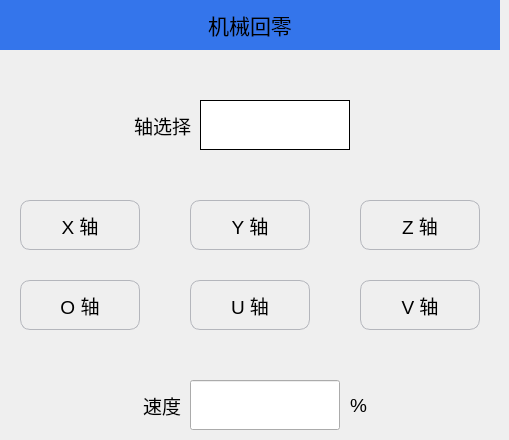
   <widget class="QWidget" name="page_17">
    <widget class="QLabel" name="label_30">
     <property name="geometry">
      <rect>
       <x>0</x>
       <y>0</y>
       <width>500</width>
       <height>50</height>
      </rect>
     </property>
     <property name="minimumSize">
      <size>
       <width>500</width>
       <height>50</height>
      </size>
     </property>
     <property name="maximumSize">
      <size>
       <width>500</width>
       <height>50</height>
      </size>
     </property>
     <property name="font">
      <font>
       <pointsize>16</pointsize>
      </font>
     </property>
     <property name="styleSheet">
      <string notr="true">QLabel{background-color:#3475EB;}</string>
     </property>
     <property name="text">
      <string>机械回零</string>
     </property>
     <property name="alignment">
      <set>Qt::AlignCenter</set>
     </property>
    </widget>
    <widget class="QPushButton" name="Btn_machBack0U">
     <property name="geometry">
      <rect>
       <x>190</x>
       <y>280</y>
       <width>120</width>
       <height>50</height>
      </rect>
     </property>
     <property name="minimumSize">
      <size>
       <width>120</width>
       <height>50</height>
      </size>
     </property>
     <property name="maximumSize">
      <size>
       <width>120</width>
       <height>50</height>
      </size>
     </property>
     <property name="font">
      <font>
       <pointsize>14</pointsize>
      </font>
     </property>
     <property name="styleSheet">
      <string notr="true">QPushButton
{
    border-style:solid; /*边框风格*/
    border-width:1px;/*边框宽度*/
    border-color:#B4B6BC; /*边框颜色*/
    border-radius:10px; /*边框倒角*/
}
QPushButton:pressed
{
    border-style:outset; /*边框风格*/
    background-color:qlineargradient(x1: 0, y1: 0, x2: 0, y2: 1, stop:0 #00befa, stop: 1 #0160ea);/*背景色*/
    border-width:1px;/*边框宽度*/
    border-color:#0055ff; /*边框颜色*/
    border-radius:10px; /*边框倒角*/
}</string>
     </property>
     <property name="text">
      <string>U 轴</string>
     </property>
     <property name="iconSize">
      <size>
       <width>50</width>
       <height>50</height>
      </size>
     </property>
    </widget>
    <widget class="QPushButton" name="Btn_machBack0Z">
     <property name="geometry">
      <rect>
       <x>360</x>
       <y>200</y>
       <width>120</width>
       <height>50</height>
      </rect>
     </property>
     <property name="minimumSize">
      <size>
       <width>120</width>
       <height>50</height>
      </size>
     </property>
     <property name="maximumSize">
      <size>
       <width>120</width>
       <height>50</height>
      </size>
     </property>
     <property name="font">
      <font>
       <pointsize>14</pointsize>
      </font>
     </property>
     <property name="styleSheet">
      <string notr="true">QPushButton
{
    border-style:solid; /*边框风格*/
    border-width:1px;/*边框宽度*/
    border-color:#B4B6BC; /*边框颜色*/
    border-radius:10px; /*边框倒角*/
}
QPushButton:pressed
{
    border-style:outset; /*边框风格*/
    background-color:qlineargradient(x1: 0, y1: 0, x2: 0, y2: 1, stop:0 #00befa, stop: 1 #0160ea);/*背景色*/
    border-width:1px;/*边框宽度*/
    border-color:#0055ff; /*边框颜色*/
    border-radius:10px; /*边框倒角*/
}</string>
     </property>
     <property name="text">
      <string>Z 轴</string>
     </property>
     <property name="iconSize">
      <size>
       <width>50</width>
       <height>50</height>
      </size>
     </property>
    </widget>
    <widget class="QLabel" name="label_155">
     <property name="geometry">
      <rect>
       <x>110</x>
       <y>100</y>
       <width>81</width>
       <height>51</height>
      </rect>
     </property>
     <property name="font">
      <font>
       <pointsize>14</pointsize>
      </font>
     </property>
     <property name="text">
      <string>轴选择</string>
     </property>
     <property name="alignment">
      <set>Qt::AlignRight|Qt::AlignTrailing|Qt::AlignVCenter</set>
     </property>
    </widget>
    <widget class="QPushButton" name="Btn_machBack0V">
     <property name="geometry">
      <rect>
       <x>360</x>
       <y>280</y>
       <width>120</width>
       <height>50</height>
      </rect>
     </property>
     <property name="minimumSize">
      <size>
       <width>120</width>
       <height>50</height>
      </size>
     </property>
     <property name="maximumSize">
      <size>
       <width>120</width>
       <height>50</height>
      </size>
     </property>
     <property name="font">
      <font>
       <pointsize>14</pointsize>
      </font>
     </property>
     <property name="styleSheet">
      <string notr="true">QPushButton
{
    border-style:solid; /*边框风格*/
    border-width:1px;/*边框宽度*/
    border-color:#B4B6BC; /*边框颜色*/
    border-radius:10px; /*边框倒角*/
}
QPushButton:pressed
{
    border-style:outset; /*边框风格*/
    background-color:qlineargradient(x1: 0, y1: 0, x2: 0, y2: 1, stop:0 #00befa, stop: 1 #0160ea);/*背景色*/
    border-width:1px;/*边框宽度*/
    border-color:#0055ff; /*边框颜色*/
    border-radius:10px; /*边框倒角*/
}</string>
     </property>
     <property name="text">
      <string>V 轴</string>
     </property>
     <property name="iconSize">
      <size>
       <width>50</width>
       <height>50</height>
      </size>
     </property>
    </widget>
    <widget class="QPushButton" name="Btn_machBack0O">
     <property name="geometry">
      <rect>
       <x>20</x>
       <y>280</y>
       <width>120</width>
       <height>50</height>
      </rect>
     </property>
     <property name="minimumSize">
      <size>
       <width>120</width>
       <height>50</height>
      </size>
     </property>
     <property name="maximumSize">
      <size>
       <width>120</width>
       <height>50</height>
      </size>
     </property>
     <property name="font">
      <font>
       <pointsize>14</pointsize>
      </font>
     </property>
     <property name="styleSheet">
      <string notr="true">QPushButton
{
    border-style:solid; /*边框风格*/
    border-width:1px;/*边框宽度*/
    border-color:#B4B6BC; /*边框颜色*/
    border-radius:10px; /*边框倒角*/
}
QPushButton:pressed
{
    border-style:outset; /*边框风格*/
    background-color:qlineargradient(x1: 0, y1: 0, x2: 0, y2: 1, stop:0 #00befa, stop: 1 #0160ea);/*背景色*/
    border-width:1px;/*边框宽度*/
    border-color:#0055ff; /*边框颜色*/
    border-radius:10px; /*边框倒角*/
}</string>
     </property>
     <property name="text">
      <string>O 轴</string>
     </property>
     <property name="iconSize">
      <size>
       <width>50</width>
       <height>50</height>
      </size>
     </property>
    </widget>
    <widget class="QPushButton" name="Btn_machBack0X">
     <property name="geometry">
      <rect>
       <x>20</x>
       <y>200</y>
       <width>120</width>
       <height>50</height>
      </rect>
     </property>
     <property name="minimumSize">
      <size>
       <width>120</width>
       <height>50</height>
      </size>
     </property>
     <property name="maximumSize">
      <size>
       <width>120</width>
       <height>50</height>
      </size>
     </property>
     <property name="font">
      <font>
       <pointsize>14</pointsize>
      </font>
     </property>
     <property name="styleSheet">
      <string notr="true">QPushButton
{
    border-style:solid; /*边框风格*/
    border-width:1px;/*边框宽度*/
    border-color:#B4B6BC; /*边框颜色*/
    border-radius:10px; /*边框倒角*/
}
QPushButton:pressed
{
    border-style:outset; /*边框风格*/
    background-color:qlineargradient(x1: 0, y1: 0, x2: 0, y2: 1, stop:0 #00befa, stop: 1 #0160ea);/*背景色*/
    border-width:1px;/*边框宽度*/
    border-color:#0055ff; /*边框颜色*/
    border-radius:10px; /*边框倒角*/
}</string>
     </property>
     <property name="text">
      <string>X 轴</string>
     </property>
     <property name="iconSize">
      <size>
       <width>50</width>
       <height>50</height>
      </size>
     </property>
    </widget>
    <widget class="QPushButton" name="Btn_machBack0Y">
     <property name="geometry">
      <rect>
       <x>190</x>
       <y>200</y>
       <width>120</width>
       <height>50</height>
      </rect>
     </property>
     <property name="minimumSize">
      <size>
       <width>120</width>
       <height>50</height>
      </size>
     </property>
     <property name="maximumSize">
      <size>
       <width>120</width>
       <height>50</height>
      </size>
     </property>
     <property name="font">
      <font>
       <pointsize>14</pointsize>
      </font>
     </property>
     <property name="styleSheet">
      <string notr="true">QPushButton
{
    border-style:solid; /*边框风格*/
    border-width:1px;/*边框宽度*/
    border-color:#B4B6BC; /*边框颜色*/
    border-radius:10px; /*边框倒角*/
}
QPushButton:pressed
{
    border-style:outset; /*边框风格*/
    background-color:qlineargradient(x1: 0, y1: 0, x2: 0, y2: 1, stop:0 #00befa, stop: 1 #0160ea);/*背景色*/
    border-width:1px;/*边框宽度*/
    border-color:#0055ff; /*边框颜色*/
    border-radius:10px; /*边框倒角*/
}</string>
     </property>
     <property name="text">
      <string>Y 轴</string>
     </property>
     <property name="iconSize">
      <size>
       <width>50</width>
       <height>50</height>
      </size>
     </property>
    </widget>
    <widget class="QLabel" name="label_156">
     <property name="geometry">
      <rect>
       <x>100</x>
       <y>380</y>
       <width>81</width>
       <height>51</height>
      </rect>
     </property>
     <property name="font">
      <font>
       <pointsize>14</pointsize>
      </font>
     </property>
     <property name="text">
      <string>速度</string>
     </property>
     <property name="alignment">
      <set>Qt::AlignRight|Qt::AlignTrailing|Qt::AlignVCenter</set>
     </property>
    </widget>
    <widget class="QLineEdit" name="Edit_machBack0Speed">
     <property name="geometry">
      <rect>
       <x>190</x>
       <y>380</y>
       <width>150</width>
       <height>50</height>
      </rect>
     </property>
     <property name="minimumSize">
      <size>
       <width>150</width>
       <height>50</height>
      </size>
     </property>
     <property name="maximumSize">
      <size>
       <width>150</width>
       <height>50</height>
      </size>
     </property>
     <property name="font">
      <font>
       <pointsize>14</pointsize>
      </font>
     </property>
    </widget>
    <widget class="QLabel" name="label_157">
     <property name="geometry">
      <rect>
       <x>350</x>
       <y>380</y>
       <width>51</width>
       <height>51</height>
      </rect>
     </property>
     <property name="font">
      <font>
       <pointsize>14</pointsize>
      </font>
     </property>
     <property name="text">
      <string>%</string>
     </property>
    </widget>
    <widget class="QLabel" name="label_machBack0Sel">
     <property name="geometry">
      <rect>
       <x>200</x>
       <y>100</y>
       <width>150</width>
       <height>50</height>
      </rect>
     </property>
     <property name="minimumSize">
      <size>
       <width>150</width>
       <height>50</height>
      </size>
     </property>
     <property name="maximumSize">
      <size>
       <width>150</width>
       <height>50</height>
      </size>
     </property>
     <property name="font">
      <font>
       <pointsize>12</pointsize>
      </font>
     </property>
     <property name="styleSheet">
      <string notr="true">background-color:white;
border-style:solid; /*边框风格*/
border-width:1px;/*边框宽度*/
border-color:black; /*边框颜色*/
</string>
     </property>
     <property name="text">
      <string/>
     </property>
     <property name="alignment">
      <set>Qt::AlignCenter</set>
     </property>
    </widget>
   </widget>
